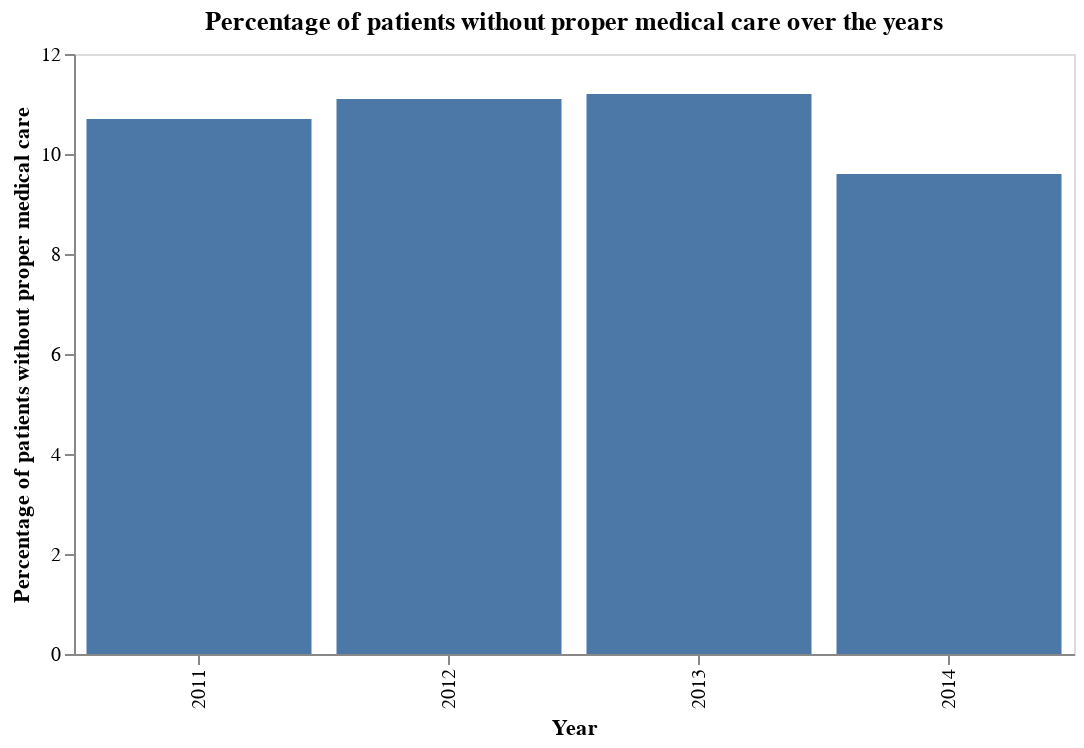

Here is the notebook cell this chart was saved with:
### Code cell
# display the bar chart
bar_chart = bar_chart.properties(width=500)
bar_chart

### Figure 1 — Vega-Lite specification as saved in the notebook (floating-point values rounded to 4 significant figures)
{"config": {"view": {"continuousWidth": 400, "continuousHeight": 300}}, "data": {"name": "data-5c28ce2c83318a1de2d7017675b0f8d4"}, "mark": "bar", "encoding": {"tooltip": [{"field": "Did not get needed medical care", "type": "quantitative"}], "x": {"field": "Year", "type": "nominal"}, "y": {"axis": {"grid": false}, "field": "Did not get needed medical care", "title": "Percentage of patients without proper medical care", "type": "quantitative"}}, "title": "Percentage of patients without proper medical care over the years", "width": 500, "$schema": "https://vega.github.io/schema/vega-lite/v4.17.0.json", "datasets": {"data-5c28ce2c83318a1de2d7017675b0f8d4": [{"Prevelance": "Prevalence 2014", "Year": 2014, "No Health Insurance": 13.8, "Did not get needed medical care": 9.6, "No Personal Doctor": 15.6, "Drinks 1 or more sugar-sweetened beverages per day": 22.5, "Smoking Status (current smokers)": 13.9, "Binge Drinking": 16.5, "Obesity": 24.7, "Colon cancer screening, adults age 50+ (colonoscopy)": 69.9, "Self-reported Health Status (excellent/very good/good)": 77.8, "Flu shot in last 12 months, adults ages 65+ (not age-adjusted)": 64.2}, {"Prevelance": "Prevalence 2013", "Year": 2013, "No Health Insurance": 20.9, "Did not get needed medical care": 11.2, "No Personal Doctor": 19.1, "Drinks 1 or more sugar-sweetened beverages per day": 23.3, "Smoking Status (current smokers)": 16.1, "Binge Drinking": 18.2, "Obesity": 23.4, "Colon cancer screening, adults age 50+ (colonoscopy)": 69.0, "Self-reported Health Status (excellent/very good/good)": 76.9, "Flu shot in last 12 months, adults ages 65+ (not age-adjusted)": 66.8}, {"Prevelance": "Prevalence 2012", "Year": 2012, "No Health Insurance": 19.8, "Did not get needed medical care": 11.1, "No Personal Doctor": 18.3, "Drinks 1 or more sugar-sweetened beverages per day": 28.2, "Smoking Status (current smokers)": 15.5, "Binge Drinking": 19.6, "Obesity": 24.2, "Colon cancer screening, adults age 50+ (colonoscopy)": 68.5, "Self-reported Health Status (excellent/very good/good)": 78.7, "Flu shot in last 12 months, adults ages 65+ (not age-adjusted)": 61.8}, {"Prevelance": "Prevalence 2011", "Year": 2011, "No Health Insurance": 18.6, "Did not get needed medical care": 10.7, "No Personal Doctor": 16.9, "Drinks 1 or more sugar-sweetened beverages per day": 29.9, "Smoking Status (current smokers)": 14.8, "Binge Drinking": 17.9, "Obesity": 23.7, "Colon cancer screening, adults age 50+ (colonoscopy)": 68.6, "Self-reported Health Status (excellent/very good/good)": 78.2, "Flu shot in last 12 months, adults ages 65+ (not age-adjusted)": 67.4}]}}
